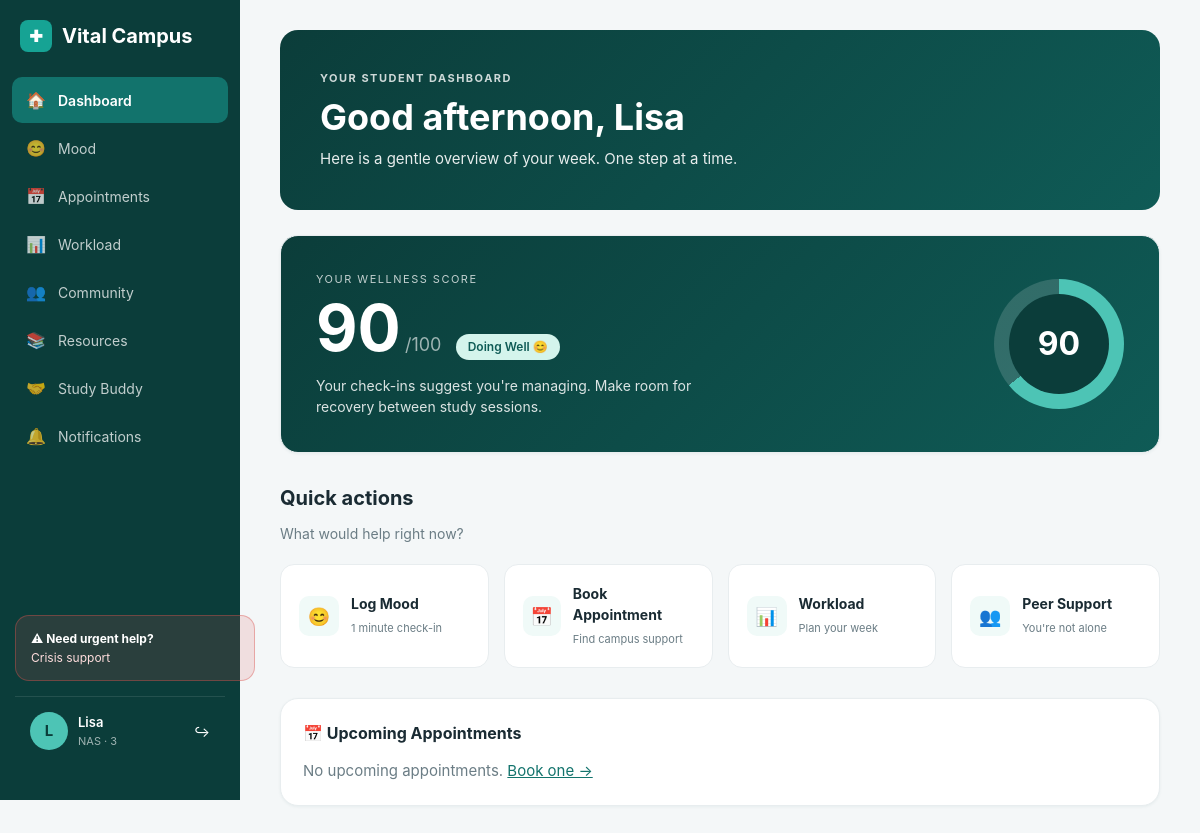
/dashboard (signed in), run on the app's committed database.
### database.py (models this page shows, shortened)
class User(UserMixin, db.Model):
    __tablename__ = 'users'
    id = db.Column(db.Integer, primary_key=True)
    user_id = db.Column(db.String(36), unique=True, nullable=False, default=lambda: str(uuid.uuid4()))
    student_number = db.Column(db.String(15), unique=True, nullable=False)
    preferred_name = db.Column(db.String(60), nullable=False)
    email = db.Column(db.String(120), unique=True, nullable=False)
    password = db.Column(db.String(200), nullable=False)
    faculty = db.Column(db.String(80), nullable=False)
    year_of_study = db.Column(db.SmallInteger, nullable=False)
    role = db.Column(db.String(20), default='student')
    is_active = db.Column(db.Boolean, default=True)
    created_at = db.Column(db.DateTime, default=datetime.utcnow)
    last_login = db.Column(db.DateTime, nullable=True)
    moods = db.relationship('MoodEntry', backref='user', lazy=True)
    appointments = db.relationship('Appointment', backref='user', lazy=True)
    posts = db.relationship('PeerPost', backref='user', lazy=True)
    notifications = db.relationship('Notification', backref='user', lazy=True)

### app.py (the view)
@app.route('/dashboard')
@login_required
def dashboard():
    today = date.today()
    today_mood = MoodEntry.query.filter_by(user_id=current_user.id, log_date=today).first()
    week_moods = MoodEntry.query.filter(
        MoodEntry.user_id == current_user.id,
        MoodEntry.log_date >= today - timedelta(days=7)
    ).order_by(MoodEntry.log_date).all()
    upcoming_appointments = Appointment.query.filter(
        Appointment.student_id == current_user.id,
        Appointment.appointment_date >= today,
        Appointment.status.in_(['pending', 'confirmed'])
    ).order_by(Appointment.appointment_date).limit(3).all()
    low_mood_streak = 0
    check_date = today - timedelta(days=1)
    while check_date >= today - timedelta(days=30):
        mood = MoodEntry.query.filter_by(user_id=current_user.id, log_date=check_date).first()
        if mood and mood.mood_score <= 3:
            low_mood_streak += 1
        elif mood and mood.mood_score > 3:
            break
        else:
            break
        check_date -= timedelta(days=1)
    crisis_triggered = low_mood_streak >= 2
    wellness_score = None
    wellness_status = 'No data yet'
    if week_moods:
        avg_mood = sum(m.mood_score for m in week_moods) / len(week_moods)
        wellness_score = round(avg_mood * 10)
        if wellness_score >= 70:
            wellness_status = 'Doing Well 😊'
        elif wellness_score >= 50:
            wellness_status = 'Moderate 😐'
        else:
            wellness_status = 'Needs Attention 😔'
    else:
        wellness_score = None
        wellness_status = 'Log moods to see your score'
    current_hour = datetime.now().hour
    if current_hour < 12:
        greeting = 'Good morning'
    elif current_hour < 17:
        greeting = 'Good afternoon'
    else:
        greeting = 'Good evening'
    is_first_login = current_user.last_login is None
    return render_template('dashboard.html',
                         today_mood=today_mood,
                         week_moods=week_moods,
                         upcoming_appointments=upcoming_appointments,
                         low_mood_streak=low_mood_streak,
                         crisis_triggered=crisis_triggered,
                         wellness_score=wellness_score,
                         wellness_status=wellness_status,
                         is_first_login=is_first_login,
                         greeting=greeting)

### app.py (called while the page is built)
@login_manager.user_loader
def load_user(user_id):
    return User.query.get(int(user_id))

### templates/dashboard.html (shortened to what this page needs)
<!DOCTYPE html>
<html lang="en">
<head>
    <link rel="stylesheet" href="{{ url_for('static', filename='css/style.css') }}">
</head>
<body>
    <div class="layout">
        <aside class="sidebar">
            <div>
                <div class="sidebar-brand"><div class="sidebar-brand-icon">✚</div><span>Vital Campus</span></div>
                <nav class="sidebar-nav">
                    <a href="{{ url_for('dashboard') }}" class="active"><i>🏠</i><span>Dashboard</span></a>
                    <a href="{{ url_for('mood') }}"><i>😊</i><span>Mood</span></a>
                    <a href="{{ url_for('booking') }}"><i>📅</i><span>Appointments</span></a>
                    <a href="{{ url_for('workload') }}"><i>📊</i><span>Workload</span></a>
                    <a href="{{ url_for('forum') }}"><i>👥</i><span>Community</span></a>
                    <a href="{{ url_for('resources') }}"><i>📚</i><span>Resources</span></a>
                    <a href="{{ url_for('studybuddy') }}"><i>🤝</i><span>Study Buddy</span></a>
                    <a href="{{ url_for('notifications') }}"><i>🔔</i><span>Notifications</span></a>
                </nav>
            </div>
            <div>
                <button class="sidebar-crisis" onclick="openCrisisModal()" style="cursor:pointer; width:100%; text-align:left; font-family:inherit;">
                    <strong>⚠ Need urgent help?</strong>
                    Crisis support
                </button>
                <div class="sidebar-user">
                    <div class="sidebar-user-avatar">{{ current_user.preferred_name[0] }}</div>
                    <div class="sidebar-user-info">
                        <div>{{ current_user.preferred_name }}</div>
                        <div>NAS · {{ current_user.year_of_study }}</div>
                    </div>
                    <a href="{{ url_for('logout') }}" style="margin-left:auto; color:#fff; text-decoration:none; font-size:14px;">↪</a>
                </div>
            </div>
        </aside>
        <main class="main-content">
            <div class="banner">
                <div class="banner-content">
                    <div class="eyebrow">Your Student Dashboard</div>
                    <h1>{{ greeting }}, {{ current_user.preferred_name }}</h1>
                    <p>Here is a gentle overview of your week. One step at a time.</p>
                </div>
            </div>
            <div class="card wellness-card">
                <div class="wellness-score">
                    <div class="wellness-eyebrow">Your Wellness Score</div>
                    <div>
                        <span class="score-number">{% if wellness_score %}{{ wellness_score }}{% else %}--{% endif %}</span>
                        <span class="score-total">/100</span>
                        <span class="score-status {% if wellness_score and wellness_score >= 70 %}doing-well{% elif wellness_score and wellness_score >= 50 %}moderate{% else %}needs-attention{% endif %}">
                            {{ wellness_status if wellness_status else 'No data yet' }}
                        </span>
                    </div>
                    <div class="wellness-desc">
                        {% if wellness_score %}Your check-ins suggest you're managing. Make room for recovery between study sessions.{% else %}Log your mood to start seeing your wellness trend.{% endif %}
                    </div>
                </div>
                <div class="wellness-ring">
                    <span>{% if wellness_score %}{{ wellness_score }}{% else %}--{% endif %}</span>
                </div>
            </div>
            <h3 style="margin: 30px 0 10px 0; font-size: 20px;">Quick actions</h3>
            <p style="color: var(--ink-500); font-size: 14px; margin-bottom: 15px;">What would help right now?</p>
            <div class="quick-actions">
                <a href="{{ url_for('mood') }}" class="quick-action">
                    <div class="quick-action-icon">😊</div>
                    <div class="quick-action-text"><strong>Log Mood</strong><span>1 minute check-in</span></div>
                </a>
                <a href="{{ url_for('booking') }}" class="quick-action">
                    <div class="quick-action-icon">📅</div>
                    <div class="quick-action-text"><strong>Book Appointment</strong><span>Find campus support</span></div>
                </a>
                <a href="{{ url_for('workload') }}" class="quick-action">
                    <div class="quick-action-icon">📊</div>
                    <div class="quick-action-text"><strong>Workload</strong><span>Plan your week</span></div>
                </a>
                <a href="{{ url_for('forum') }}" class="quick-action">
                    <div class="quick-action-icon">👥</div>
                    <div class="quick-action-text"><strong>Peer Support</strong><span>You're not alone</span></div>
                </a>
            </div>
            <div class="card" style="margin-top: 30px;">
                <h3>📅 Upcoming Appointments</h3>
                {% if upcoming_appointments %}
                    {% for appt in upcoming_appointments %}
                    <div class="appointment-item">
                        <div class="appt-info">
                            <strong>{{ appt.service_type }}</strong>
                            <span>{{ appt.appointment_date.strftime('%a, %d %b · %H:%M') }}</span>
                            <span class="status {{ appt.status }}">{{ appt.status|title }}</span>
                        </div>
                    </div>
                    {% endfor %}
                {% else %}
                    <p style="color: var(--ink-500);">No upcoming appointments. <a href="{{ url_for('booking') }}" style="color: var(--teal-600);">Book one →</a></p>
                {% endif %}
            </div>
        </main>
    </div>
</body>
</html>

### data on the page
User: preferred_name "L", preferred_name "Lisa", year_of_study "3"

### other printed values
{{ greeting }} "Good afternoon"
{{ wellness_score }} "90"
{{ wellness_status if wellness_status else 'No data yet' }} "Doing Well 😊"
